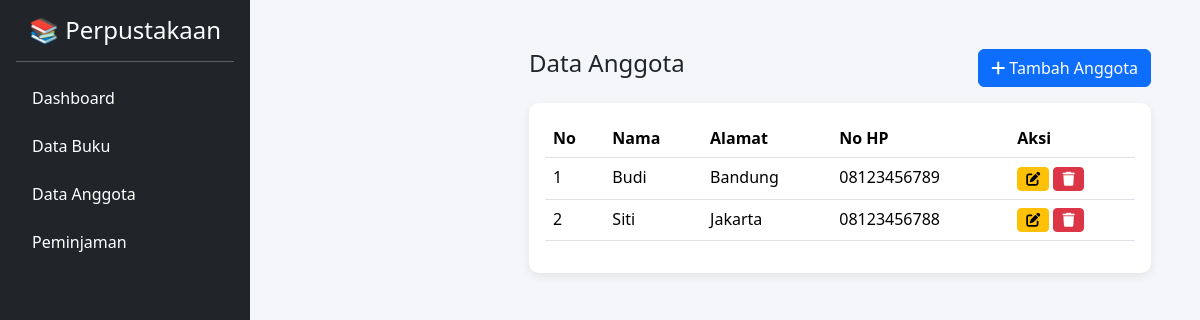
Page /admin/anggota/index.php (signed in) on the committed database.
### tables this page shows
CREATE TABLE `anggota` (
  `id_anggota` int(11) NOT NULL,
  `nama` varchar(100) NOT NULL,
  `alamat` varchar(100) DEFAULT NULL,
  `no_hp` varchar(100) DEFAULT NULL
);

### admin/anggota/index.php (the view, shortened to what this page needs)
<?php
include "../../config/koneksi.php";
include "../layout/sidebar.php";
?>
<!DOCTYPE html>
<html>
<head>
<link href="https://cdn.jsdelivr.net/npm/bootstrap@5.3.2/dist/css/bootstrap.min.css" rel="stylesheet">
<link href="https://cdnjs.cloudflare.com/ajax/libs/font-awesome/6.5.0/css/all.min.css" rel="stylesheet">
</head>
<body>
<div class="content">
<div class="d-flex justify-content-between mb-3">
<h4>Data Anggota</h4>
<a href="create.php" class="btn btn-primary">
<i class="fa fa-plus"></i> Tambah Anggota
</a>
</div>
<div class="card">
<div class="card-body">
<table class="table table-hover">
<tr>
<th>No</th>
<th>Nama</th>
<th>Alamat</th>
<th>No HP</th>
<th>Aksi</th>
</tr>
<?php
$no = 1;
$data = mysqli_query($conn,"SELECT * FROM anggota");
while($d = mysqli_fetch_array($data)){
?>
<tr>
<td><?php echo $no++; ?></td>
<td><?php echo $d['nama']; ?></td>
<td><?php echo $d['alamat']; ?></td>
<td><?php echo $d['no_hp']; ?></td>
<td>
<a href="edit.php?id=<?php echo $d['id_anggota']; ?>"
class="btn btn-warning btn-sm">
<i class="fa fa-edit"></i>
</a>
<a href="hapus.php?id=<?php echo $d['id_anggota']; ?>"
onclick="return confirm('Yakin hapus anggota?')"
class="btn btn-danger btn-sm">
<i class="fa fa-trash"></i>
</a>
</td>
</tr>
<?php } ?>
</table>
</div>
</div>
</div>
</body>
</html>

### admin/anggota/index.php (style rules this page uses)
body { background:#f4f6f9; }
.content { margin-left:230px; padding:25px; }
.card { border:none; border-radius:10px; box-shadow:0 3px 10px rgba(0,0,0,0.08); }

### rows in the picture
anggota: nama "Budi", alamat "Bandung", no_hp "08123456789"
anggota: nama "Siti", alamat "Jakarta", no_hp "08123456788"
